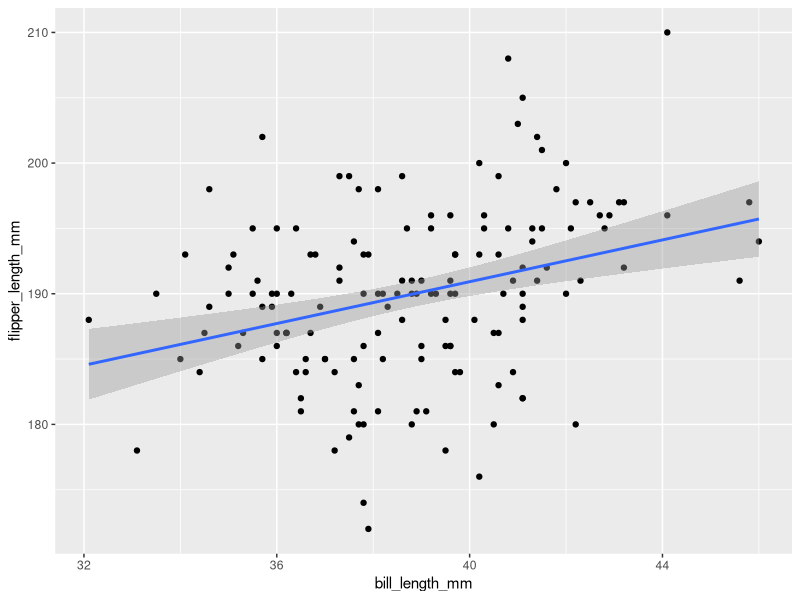

Source code (R):
#
# Analysis of Adelie penguins
# SEJ
# September 2023
#

library(palmerpenguins)
library(tidyverse)

data("penguins")

adelie <- filter(penguins, species == "Adelie")
glimpse(adelie)


model1 <- lm(flipper_length_mm ~ bill_length_mm, data = adelie)
summary(model1)

ggplot(adelie, aes(bill_length_mm, flipper_length_mm)) +
  geom_point() + 
  stat_smooth(method = "lm")

# added a comment

##Comment by Guillaume for test

#comment to test
